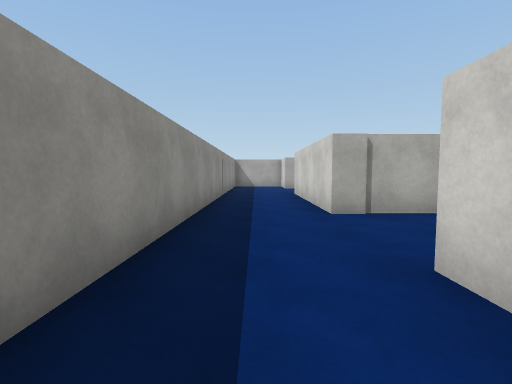
view 1 (above)

23 first-person views from a walk through a scene from a Unity 3-D project. The camera is 1.3 m above the floor, tilts 4° down and sees 85° across. The floor is counted in squares, 2 m on a side. Each view is taken from the middle of a square. On the plan, view 1 faces up. The plan holds only what a view shows up to about 9 squares ahead; the rest is blank. The place goes on beyond the plan. The player character is not drawn. Surface patterns are stand-ins for the level's own textures.

view 2
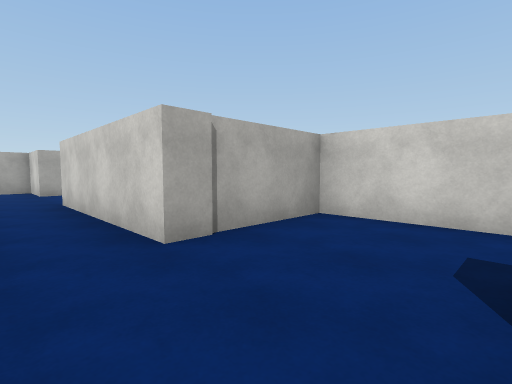

view 3
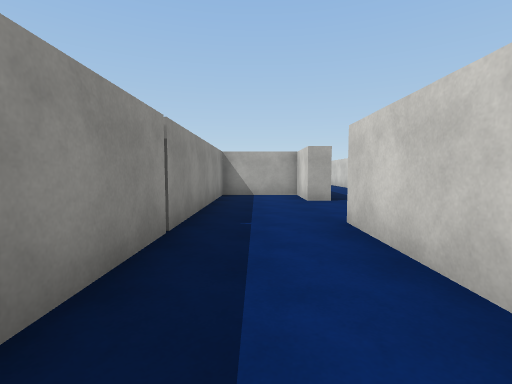

view 4
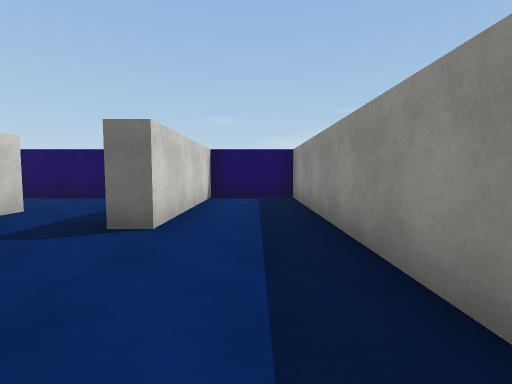

view 5
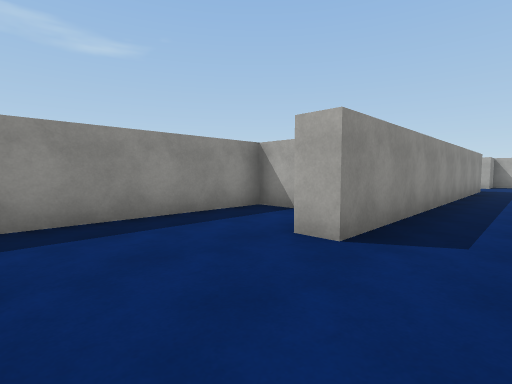

view 6
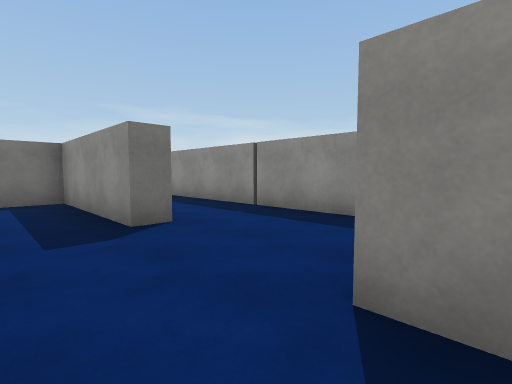

view 7
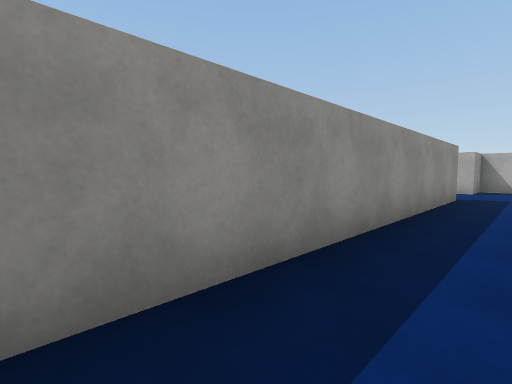

view 8
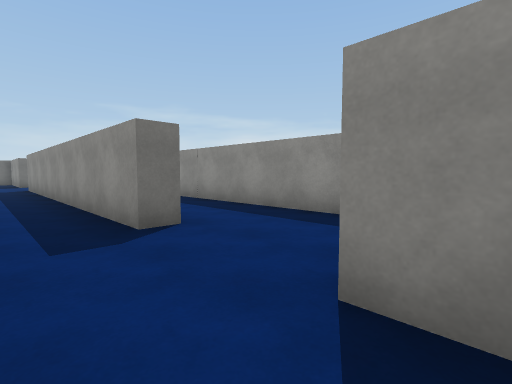

view 9
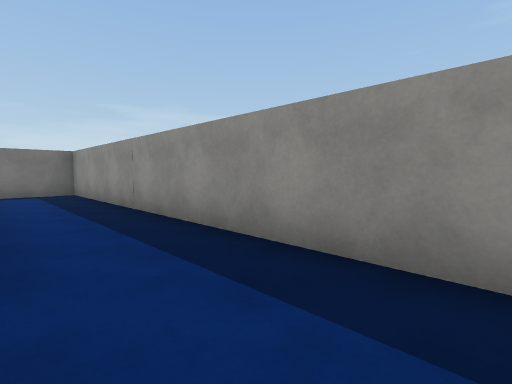

view 10
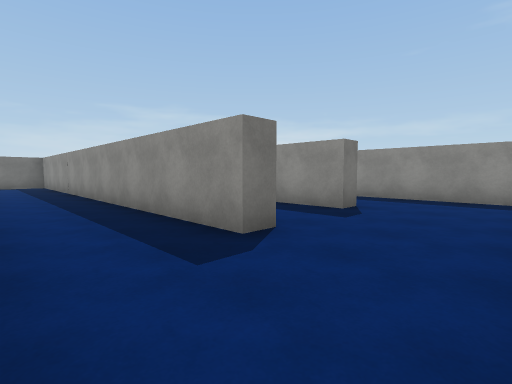

view 11
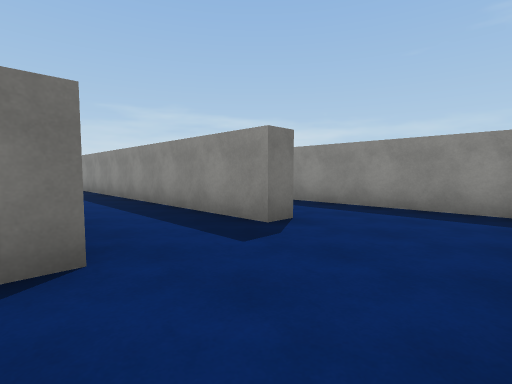

view 12
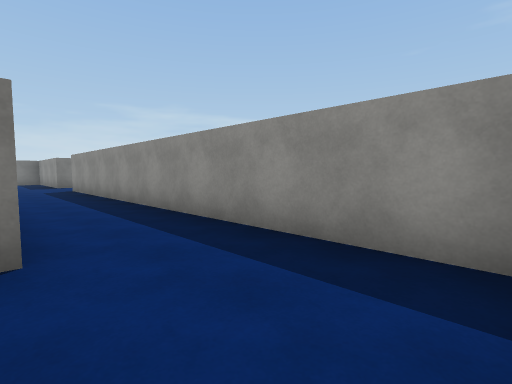

view 13
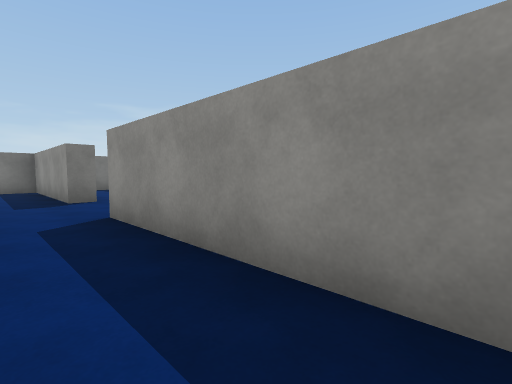

view 14
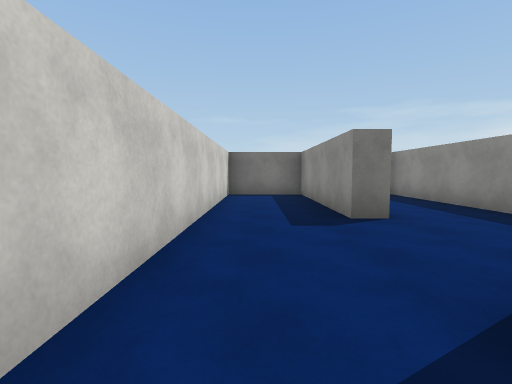

view 15
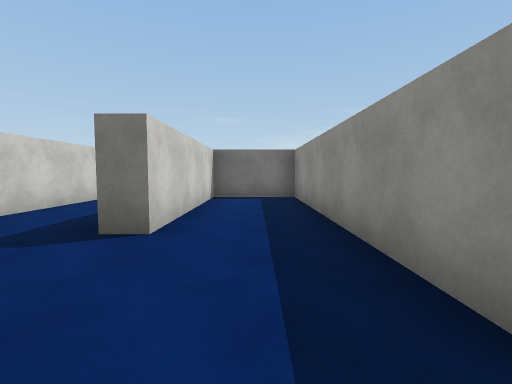

view 16
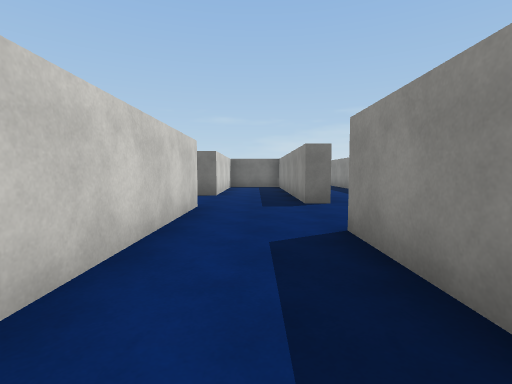

view 17
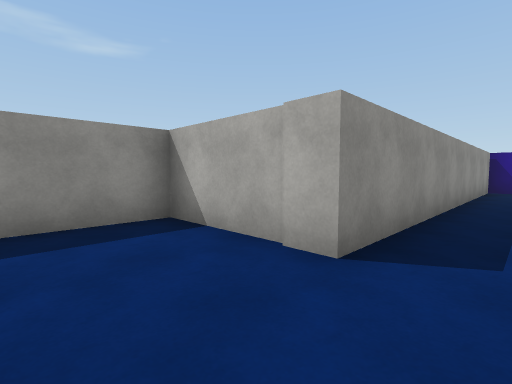

view 18
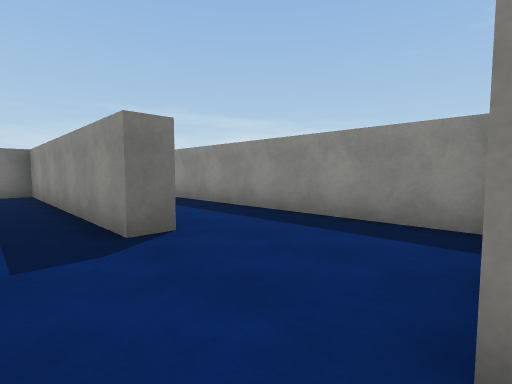

view 19
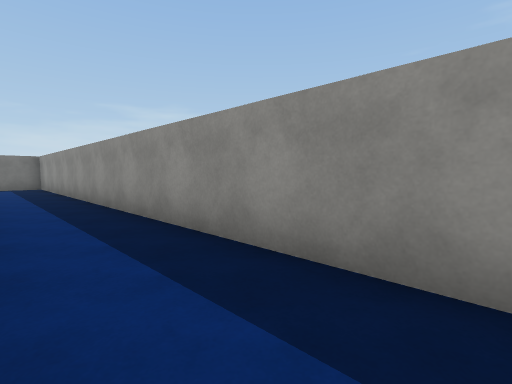

view 20
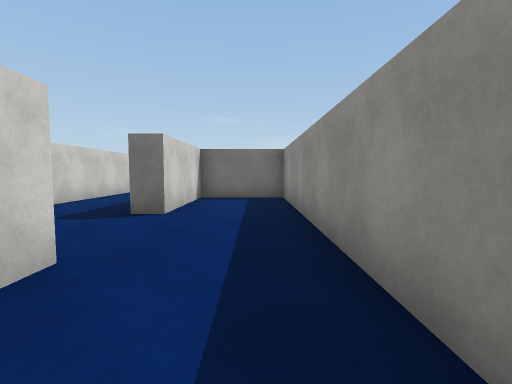

view 21
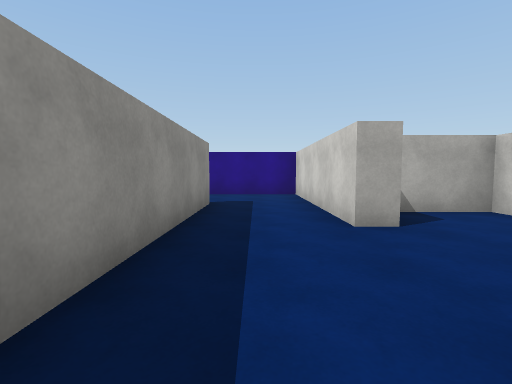

view 22
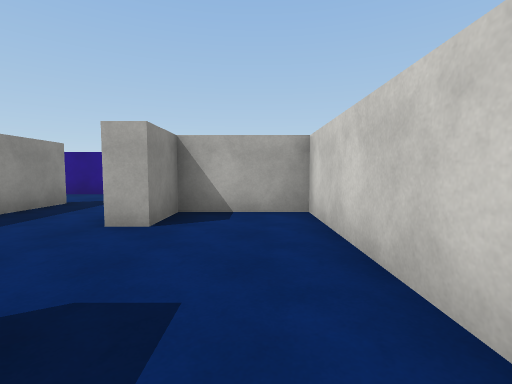

view 23
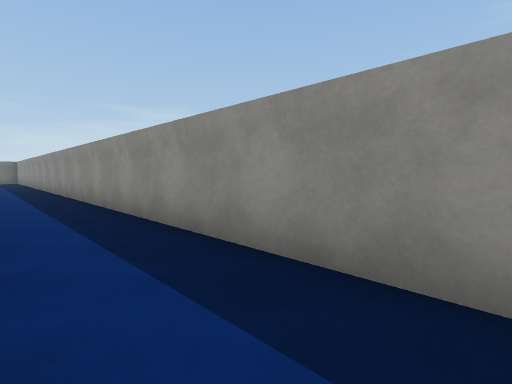

### Floor plan
Ten units are one square. View 1 is at (0, 0); x grows to the right and y downward. Boxes are objects, and circles mark ways between rooms. Rooms are numbered by the first view taken in them; rooms with no view inside come last. Other rooms are left out.
<svg viewBox="-122 -288 166 316">
<path fill="none" stroke="#000" d="M39 -14 39 -44 12 -44 12 -86 17 -86 17 -51 28 -51M17 -114 12 -114 12 -131 -10 -131 -10 23 12 23 12 -18 18 -18M11 -208 17 -208 17 -114M39 -209 39 -246 17 -246 17 -233 12 -233 12 -256M-10 -258 -10 -137 6 -137M-69 -141 -63 -141 -63 -97 -42 -97 -42 -172M-42 -256 -37 -256 -37 -119M-16 -258 -10 -258M12 -256 12 -283 -28 -283M-63 -280 -63 -166M-69 -166 -69 -209M-96 -162 -90 -162 -90 -97 -69 -97 -69 -141M-90 -283 -90 -189M-96 -90 -96 -95M-90 -189 -117 -189 -117 -38 -96 -38 -96 -66 -90 -66"/>
<circle cx="30" cy="-120" r="3" fill="#2a7"/>
<circle cx="5" cy="-245" r="3" fill="#2a7"/>
<circle cx="-70" cy="-155" r="3" fill="#2a7"/>
<circle cx="-90" cy="-175" r="3" fill="#2a7"/>
<text x="10" y="-60">1</text>
<text x="10" y="-190">2</text>
<text x="-30" y="-180">3</text>
<text x="-80" y="-190">4</text>
<text x="-100" y="-110">5</text>
</svg>
Room 1 opens to room 2. Room 2 opens to room 3. Room 3 opens to room 4. Room 4 opens to room 5.

Where each view was taken, in squares from view 1:
view 1: 0 up, 0 right, facing up
view 2: 2 up, 0 right, facing up-right
view 3: 5 up, 0 right, facing up
view 4: 5 up, 0 right, facing down
view 5: 9 up, 3 right, facing up-left
view 6: 12 up, 3 right, facing down-left
view 7: 13 up, 3 right, facing up-left
view 8: 24 up, 3 right, facing down-left
view 9: 23 up, 1 right, facing down-left
view 10: 28 up, 1 right, facing down-left
view 11: 28 up, 1 left, facing down-left
view 12: 28 up, 4 left, facing down-left
view 13: 21 up, 5 left, facing down-left
view 14: 18 up, 5 left, facing down
view 15: 17 up, 8 left, facing down
view 16: 22 up, 8 left, facing down
view 17: 17 up, 8 left, facing up-left
view 18: 19 up, 8 left, facing down-left
view 19: 17 up, 10 left, facing down-left
view 20: 11 up, 11 left, facing down
view 21: 20 up, 0 right, facing up
view 22: 20 up, 3 right, facing up
view 23: 23 up, 2 left, facing down-left
